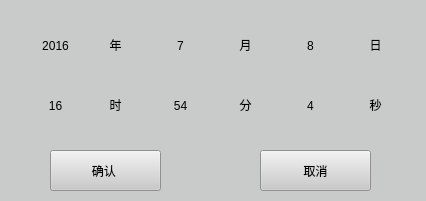
<?xml version="1.0" encoding="UTF-8"?>
<ui version="4.0">
 <class>TimeSetting</class>
 <widget class="QDialog" name="TimeSetting">
  <property name="geometry">
   <rect>
    <x>0</x>
    <y>0</y>
    <width>426</width>
    <height>201</height>
   </rect>
  </property>
  <property name="windowTitle">
   <string>Dialog</string>
  </property>
  <property name="styleSheet">
   <string notr="true">background-color: rgb(201, 202, 202);</string>
  </property>
  <widget class="QLabel" name="label">
   <property name="geometry">
    <rect>
     <x>100</x>
     <y>30</y>
     <width>31</width>
     <height>31</height>
    </rect>
   </property>
   <property name="styleSheet">
    <string notr="true">font: 20pt &quot;Sans Serif&quot;;</string>
   </property>
   <property name="text">
    <string>&lt;html&gt;&lt;head/&gt;&lt;body&gt;&lt;p align=&quot;center&quot;&gt;年&lt;/p&gt;&lt;/body&gt;&lt;/html&gt;</string>
   </property>
  </widget>
  <widget class="QLabel" name="label_2">
   <property name="geometry">
    <rect>
     <x>230</x>
     <y>30</y>
     <width>31</width>
     <height>31</height>
    </rect>
   </property>
   <property name="styleSheet">
    <string notr="true">font: 20pt &quot;Sans Serif&quot;;</string>
   </property>
   <property name="text">
    <string>&lt;html&gt;&lt;head/&gt;&lt;body&gt;&lt;p align=&quot;center&quot;&gt;月&lt;/p&gt;&lt;/body&gt;&lt;/html&gt;</string>
   </property>
  </widget>
  <widget class="QLabel" name="label_3">
   <property name="geometry">
    <rect>
     <x>360</x>
     <y>30</y>
     <width>31</width>
     <height>31</height>
    </rect>
   </property>
   <property name="styleSheet">
    <string notr="true">font: 20pt &quot;Sans Serif&quot;;</string>
   </property>
   <property name="text">
    <string>&lt;html&gt;&lt;head/&gt;&lt;body&gt;&lt;p align=&quot;center&quot;&gt;日&lt;/p&gt;&lt;/body&gt;&lt;/html&gt;</string>
   </property>
  </widget>
  <widget class="QLabel" name="label_4">
   <property name="geometry">
    <rect>
     <x>100</x>
     <y>90</y>
     <width>31</width>
     <height>31</height>
    </rect>
   </property>
   <property name="styleSheet">
    <string notr="true">font: 20pt &quot;Sans Serif&quot;;</string>
   </property>
   <property name="text">
    <string>&lt;html&gt;&lt;head/&gt;&lt;body&gt;&lt;p align=&quot;center&quot;&gt;时&lt;/p&gt;&lt;/body&gt;&lt;/html&gt;</string>
   </property>
  </widget>
  <widget class="QLabel" name="mi">
   <property name="geometry">
    <rect>
     <x>230</x>
     <y>90</y>
     <width>31</width>
     <height>31</height>
    </rect>
   </property>
   <property name="styleSheet">
    <string notr="true">font: 20pt &quot;Sans Serif&quot;;</string>
   </property>
   <property name="text">
    <string>&lt;html&gt;&lt;head/&gt;&lt;body&gt;&lt;p align=&quot;center&quot;&gt;分&lt;/p&gt;&lt;/body&gt;&lt;/html&gt;</string>
   </property>
  </widget>
  <widget class="QLabel" name="label_6">
   <property name="geometry">
    <rect>
     <x>360</x>
     <y>90</y>
     <width>31</width>
     <height>31</height>
    </rect>
   </property>
   <property name="styleSheet">
    <string notr="true">font: 20pt &quot;Sans Serif&quot;;</string>
   </property>
   <property name="text">
    <string>&lt;html&gt;&lt;head/&gt;&lt;body&gt;&lt;p align=&quot;center&quot;&gt;秒&lt;/p&gt;&lt;/body&gt;&lt;/html&gt;</string>
   </property>
  </widget>
  <widget class="QPushButton" name="year_btn">
   <property name="geometry">
    <rect>
     <x>10</x>
     <y>30</y>
     <width>91</width>
     <height>31</height>
    </rect>
   </property>
   <property name="whatsThis">
    <string>1</string>
   </property>
   <property name="text">
    <string>2016</string>
   </property>
   <property name="flat">
    <bool>true</bool>
   </property>
  </widget>
  <widget class="QPushButton" name="month_btn">
   <property name="geometry">
    <rect>
     <x>130</x>
     <y>30</y>
     <width>101</width>
     <height>31</height>
    </rect>
   </property>
   <property name="whatsThis">
    <string>2</string>
   </property>
   <property name="text">
    <string>7</string>
   </property>
   <property name="flat">
    <bool>true</bool>
   </property>
  </widget>
  <widget class="QPushButton" name="day_btn">
   <property name="geometry">
    <rect>
     <x>260</x>
     <y>30</y>
     <width>101</width>
     <height>31</height>
    </rect>
   </property>
   <property name="whatsThis">
    <string>3</string>
   </property>
   <property name="text">
    <string>8</string>
   </property>
   <property name="flat">
    <bool>true</bool>
   </property>
  </widget>
  <widget class="QPushButton" name="hour_btn">
   <property name="geometry">
    <rect>
     <x>10</x>
     <y>90</y>
     <width>91</width>
     <height>31</height>
    </rect>
   </property>
   <property name="whatsThis">
    <string>4</string>
   </property>
   <property name="text">
    <string>16</string>
   </property>
   <property name="flat">
    <bool>true</bool>
   </property>
  </widget>
  <widget class="QPushButton" name="minute_btn">
   <property name="geometry">
    <rect>
     <x>130</x>
     <y>90</y>
     <width>101</width>
     <height>31</height>
    </rect>
   </property>
   <property name="whatsThis">
    <string>5</string>
   </property>
   <property name="text">
    <string>54</string>
   </property>
   <property name="flat">
    <bool>true</bool>
   </property>
  </widget>
  <widget class="QPushButton" name="second_btn">
   <property name="geometry">
    <rect>
     <x>260</x>
     <y>90</y>
     <width>101</width>
     <height>31</height>
    </rect>
   </property>
   <property name="whatsThis">
    <string>6</string>
   </property>
   <property name="text">
    <string>4</string>
   </property>
   <property name="flat">
    <bool>true</bool>
   </property>
  </widget>
  <widget class="QPushButton" name="sure_btn">
   <property name="geometry">
    <rect>
     <x>50</x>
     <y>150</y>
     <width>111</width>
     <height>41</height>
    </rect>
   </property>
   <property name="text">
    <string>确认 </string>
   </property>
  </widget>
  <widget class="QPushButton" name="cancle_btn">
   <property name="geometry">
    <rect>
     <x>260</x>
     <y>150</y>
     <width>111</width>
     <height>41</height>
    </rect>
   </property>
   <property name="text">
    <string>取消</string>
   </property>
  </widget>
 </widget>
 <resources/>
 <connections/>
</ui>
